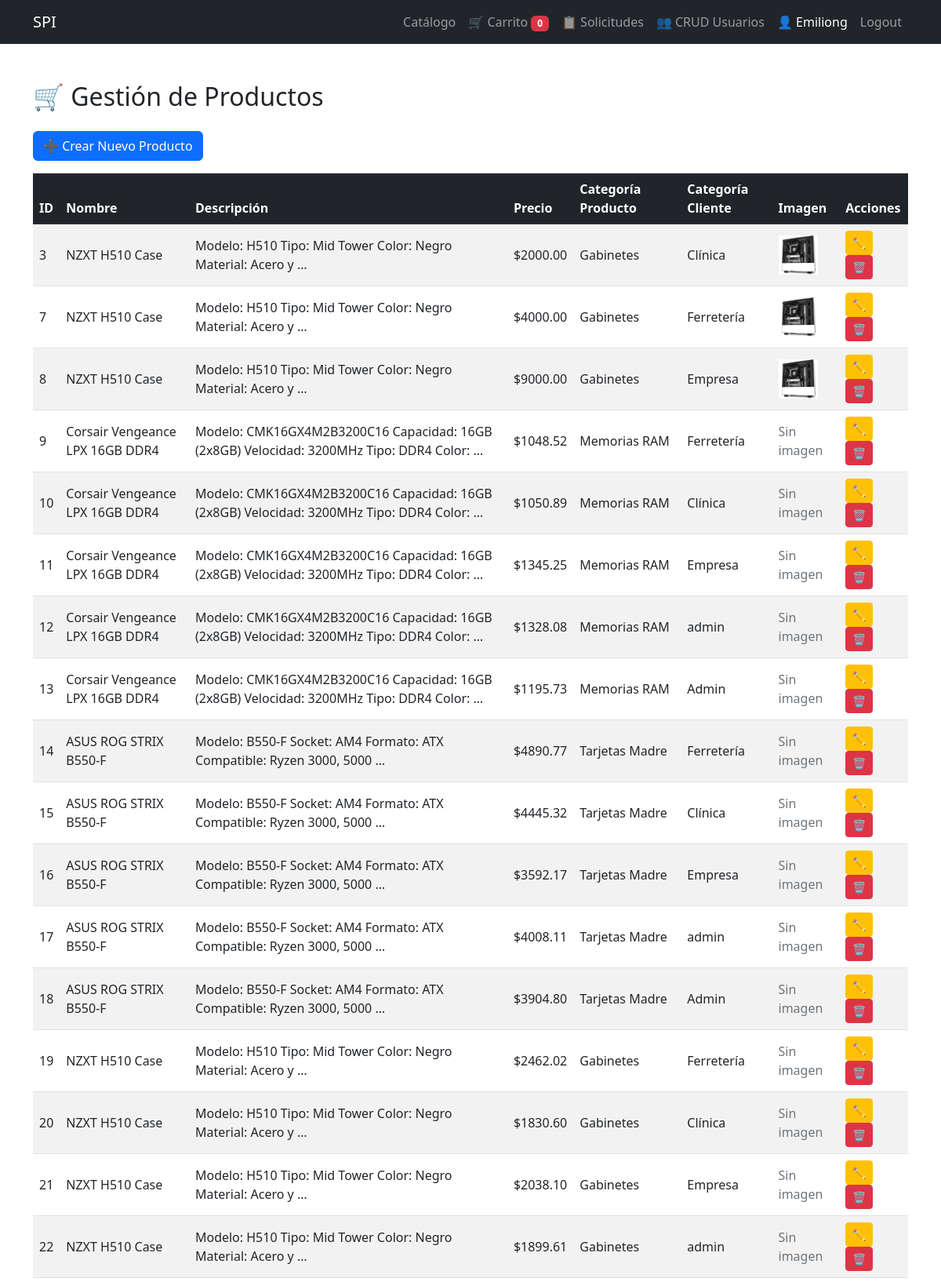
The app's page /crud/productos/ (signed in, upper part) with its own data.
### sushi/models.py (models this page shows, shortened)
class Usuario(AbstractUser):
    email = models.EmailField(unique=True)
    telefono = models.CharField(max_length=20, null=True, blank=True)  # ✅ nuevo campo
    categoria_cliente = models.ForeignKey(CategoriaCliente, on_delete=models.SET_NULL, null=True, blank=True)

class Producto(models.Model):
    nombre = models.CharField(max_length=100)
    descripcion = models.TextField(blank=True, null=True)
    precio = models.DecimalField(max_digits=10, decimal_places=2)
    imagen = models.ImageField(upload_to='imagenes/productos/', blank=True, null=True)
    categoria_producto = models.ForeignKey(CategoriaProducto, on_delete=models.CASCADE)
    categoria_cliente = models.ForeignKey(CategoriaCliente, on_delete=models.CASCADE)

class CategoriaProducto(models.Model):
    nombre = models.CharField(max_length=100, unique=True)

class CategoriaCliente(models.Model):
    nombre = models.CharField(max_length=100, unique=True)

### sushi/views.py (the view)
    def _wrapped_view(request, *args, **kwargs):
        if request.user.categoria_cliente and request.user.categoria_cliente.nombre.lower() == "admin":
            return func(request, *args, **kwargs)
        messages.error(request, "Acceso no autorizado.")
        return redirect("catalogo")

### sushi/views.py (called while the page is built)
def solo_admin(func):
    def _wrapped_view(request, *args, **kwargs):
        if request.user.categoria_cliente and request.user.categoria_cliente.nombre.lower() == "admin":
            return func(request, *args, **kwargs)
        messages.error(request, "Acceso no autorizado.")
        return redirect("catalogo")
    return login_required(_wrapped_view)

@solo_admin
def crud_productos(request):
    productos = Producto.objects.all()
    return render(request, 'crud_productos.html', {'productos': productos})

### sushi/templates/crud_productos.html (shortened to what this page needs)
{% extends 'base.html' %}
{% load static %}
{% block content %}
<div class="container my-5">
  <h2 class="mb-4">🛒 Gestión de Productos</h2>
  <a href="{% url 'crear_producto' %}" class="btn btn-primary mb-3">➕ Crear Nuevo Producto</a>
  <div class="table-responsive">
    <table class="table table-striped align-middle">
      <thead class="table-dark">
        <tr>
          <th>ID</th>
          <th>Nombre</th>
          <th>Descripción</th>
          <th>Precio</th>
          <th>Categoría Producto</th>
          <th>Categoría Cliente</th>
          <th>Imagen</th>
          <th>Acciones</th>
        </tr>
      </thead>
      <tbody>
        {% for producto in productos %}
        <tr>
          <td>{{ producto.id }}</td>
          <td>{{ producto.nombre }}</td>
          <td>{{ producto.descripcion|truncatewords:10 }}</td>
          <td>${{ producto.precio }}</td>
          <td>{{ producto.categoria_producto.nombre }}</td>
          <td>{{ producto.categoria_cliente.nombre }}</td>
          <td>
            {% if producto.imagen %}
              <img src="{{ producto.imagen.url }}" width="50" height="50" style="object-fit: cover;">
            {% else %}
              <span class="text-muted">Sin imagen</span>
            {% endif %}
          </td>
          <td>
            <a href="{% url 'editar_producto' producto.id %}" class="btn btn-warning btn-sm">✏️</a>
            <a href="{% url 'eliminar_producto' producto.id %}" class="btn btn-danger btn-sm" onclick="return confirm('¿Eliminar este producto?');">🗑️</a>
          </td>
        </tr>
        {% endfor %}
      </tbody>
    </table>
  </div>
</div>
{% endblock %}

### sushi/templates/_navbar.html (shortened to what this page needs)
<nav class="navbar navbar-expand-lg navbar-dark bg-dark">
  <div class="container">
    <a class="navbar-brand" href="/">SPI</a>
    <div class="collapse navbar-collapse" id="navbarNav">
      <ul class="navbar-nav ms-auto">
        {% if user.is_authenticated %}
          <li class="nav-item">
            <a href="{% url 'catalogo' %}" class="nav-link">Catálogo</a>
          </li>
          <li class="nav-item">
            <a href="{% url 'carrito' %}" class="nav-link">
              🛒 Carrito <span class="badge bg-danger" id="cart-count">0</span>
            </a>
          </li>
          <li class="nav-item">
            <a href="{% url 'ver_ventas' %}" class="nav-link">
              📋 {% if user.categoria_cliente.nombre|lower == "admin" %}Solicitudes{% else %}Mis Solicitudes{% endif %}
            </a>
          </li>
          {% if user.categoria_cliente.nombre|lower == "admin" %}
            <li class="nav-item">
              <a href="{% url 'crud_usuarios' %}" class="nav-link">👥 CRUD Usuarios</a>
            </li>
          {% endif %}
          <li class="nav-item">
            <span class="nav-link text-white">👤 {{ user.username }}</span>
          </li>
          <li class="nav-item">
            <a class="nav-link" href="{% url 'logout' %}">Logout</a>
          </li>
        {% else %}
          <li class="nav-item">
            <a href="{% url 'signin' %}" class="nav-link">Login</a>
          </li>
        {% endif %}
      </ul>
    </div>
  </div>
</nav>

### records on screen
Usuario: username "Emiliong"
Producto: id "3", nombre "NZXT H510 Case", descripcion "Modelo: H510 Tipo: Mid Tower Color: Negro Material: Acero y …", precio "2000.00", categoria_producto.nombre "Gabinetes", categoria_cliente.nombre "Clínica", imagen (picture)
Producto: id "7", nombre "NZXT H510 Case", descripcion "Modelo: H510 Tipo: Mid Tower Color: Negro Material: Acero y …", precio "4000.00", categoria_producto.nombre "Gabinetes", categoria_cliente.nombre "Ferretería", imagen (picture)
Producto: id "8", nombre "NZXT H510 Case", descripcion "Modelo: H510 Tipo: Mid Tower Color: Negro Material: Acero y …", precio "9000.00", categoria_producto.nombre "Gabinetes", categoria_cliente.nombre "Empresa", imagen (picture)
Producto: id "9", nombre "Corsair Vengeance LPX 16GB DDR4", descripcion "Modelo: CMK16GX4M2B3200C16 Capacidad: 16GB (2x8GB) Velocidad: 3200MHz Tipo: DDR4 Color: …", precio "1048.52", categoria_producto.nombre "Memorias RAM", categoria_cliente.nombre "Ferretería", imagen "Sin imagen"
Producto: id "10", nombre "Corsair Vengeance LPX 16GB DDR4", descripcion "Modelo: CMK16GX4M2B3200C16 Capacidad: 16GB (2x8GB) Velocidad: 3200MHz Tipo: DDR4 Color: …", precio "1050.89", categoria_producto.nombre "Memorias RAM", categoria_cliente.nombre "Clínica", imagen "Sin imagen"
Producto: id "11", nombre "Corsair Vengeance LPX 16GB DDR4", descripcion "Modelo: CMK16GX4M2B3200C16 Capacidad: 16GB (2x8GB) Velocidad: 3200MHz Tipo: DDR4 Color: …", precio "1345.25", categoria_producto.nombre "Memorias RAM", categoria_cliente.nombre "Empresa", imagen "Sin imagen"
Producto: id "12", nombre "Corsair Vengeance LPX 16GB DDR4", descripcion "Modelo: CMK16GX4M2B3200C16 Capacidad: 16GB (2x8GB) Velocidad: 3200MHz Tipo: DDR4 Color: …", precio "1328.08", categoria_producto.nombre "Memorias RAM", categoria_cliente.nombre "admin", imagen "Sin imagen"
Producto: id "13", nombre "Corsair Vengeance LPX 16GB DDR4", descripcion "Modelo: CMK16GX4M2B3200C16 Capacidad: 16GB (2x8GB) Velocidad: 3200MHz Tipo: DDR4 Color: …", precio "1195.73", categoria_producto.nombre "Memorias RAM", categoria_cliente.nombre "Admin", imagen "Sin imagen"
Producto: id "14", nombre "ASUS ROG STRIX B550-F", descripcion "Modelo: B550-F Socket: AM4 Formato: ATX Compatible: Ryzen 3000, 5000 …", precio "4890.77", categoria_producto.nombre "Tarjetas Madre", categoria_cliente.nombre "Ferretería", imagen "Sin imagen"
Producto: id "15", nombre "ASUS ROG STRIX B550-F", descripcion "Modelo: B550-F Socket: AM4 Formato: ATX Compatible: Ryzen 3000, 5000 …", precio "4445.32", categoria_producto.nombre "Tarjetas Madre", categoria_cliente.nombre "Clínica", imagen "Sin imagen"
Producto: id "16", nombre "ASUS ROG STRIX B550-F", descripcion "Modelo: B550-F Socket: AM4 Formato: ATX Compatible: Ryzen 3000, 5000 …", precio "3592.17", categoria_producto.nombre "Tarjetas Madre", categoria_cliente.nombre "Empresa", imagen "Sin imagen"
Producto: id "17", nombre "ASUS ROG STRIX B550-F", descripcion "Modelo: B550-F Socket: AM4 Formato: ATX Compatible: Ryzen 3000, 5000 …", precio "4008.11", categoria_producto.nombre "Tarjetas Madre", categoria_cliente.nombre "admin", imagen "Sin imagen"
Producto: id "18", nombre "ASUS ROG STRIX B550-F", descripcion "Modelo: B550-F Socket: AM4 Formato: ATX Compatible: Ryzen 3000, 5000 …", precio "3904.80", categoria_producto.nombre "Tarjetas Madre", categoria_cliente.nombre "Admin", imagen "Sin imagen"
Producto: id "19", nombre "NZXT H510 Case", descripcion "Modelo: H510 Tipo: Mid Tower Color: Negro Material: Acero y …", precio "2462.02", categoria_producto.nombre "Gabinetes", categoria_cliente.nombre "Ferretería", imagen "Sin imagen"
Producto: id "20", nombre "NZXT H510 Case", descripcion "Modelo: H510 Tipo: Mid Tower Color: Negro Material: Acero y …", precio "1830.60", categoria_producto.nombre "Gabinetes", categoria_cliente.nombre "Clínica", imagen "Sin imagen"
Producto: id "21", nombre "NZXT H510 Case", descripcion "Modelo: H510 Tipo: Mid Tower Color: Negro Material: Acero y …", precio "2038.10", categoria_producto.nombre "Gabinetes", categoria_cliente.nombre "Empresa", imagen "Sin imagen"
Producto: id "22", nombre "NZXT H510 Case", descripcion "Modelo: H510 Tipo: Mid Tower Color: Negro Material: Acero y …", precio "1899.61", categoria_producto.nombre "Gabinetes", categoria_cliente.nombre "admin", imagen "Sin imagen"
